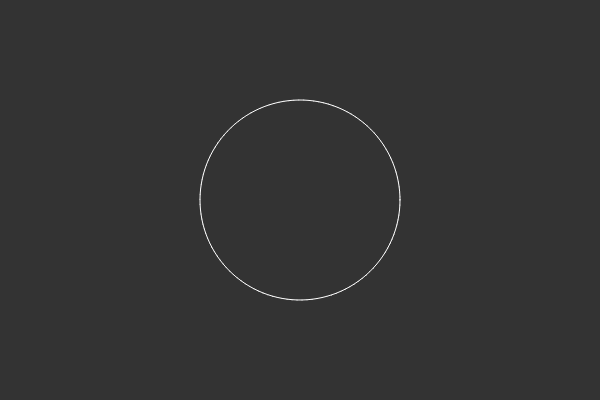
Frame 1 (no input)
Frame 60 (no input): identical to frame 1, image omitted
Frame 120 (the mouse pressed at the canvas centre since frame 60): identical to frame 1, image omitted

The p5.js sketch that drew this single still picture (run headless with seeded random() and noise() and a simulated clock; from frame 60 on, the mouse is pressed at the canvas centre):

// p5.js sketch
// ── sketch.js
var a = 100;
var b = 100;
var n = 4;

var s;

function setup() {
    createCanvas(600, 400);
    s = createSlider(0, 10, 2, 0.01);
    // background(51);
}

function draw() {
    background(51);
    translate(width / 2, height / 2);

    n = s.value();

    stroke(255);
    noFill();

    beginShape();
    for (var angle = 0; angle < TWO_PI; angle += 0.05) {
        // var x = r * cos(a);
        // var y = r * sin(a);

        var x = pow(abs(cos(angle)), (2 / n)) * a * sgn(cos(angle));
        var y = pow(abs(sin(angle)), (2 / n)) * b * sgn(sin(angle));


        vertex(x, y);
        point(x, y);
    }
    endShape(CLOSE);

}

function sgn(v) {
    if (v > 0) {
        return 1;
    } else if (v < 0) {
        return -1;
    } else {
        return 0;
    }
}
